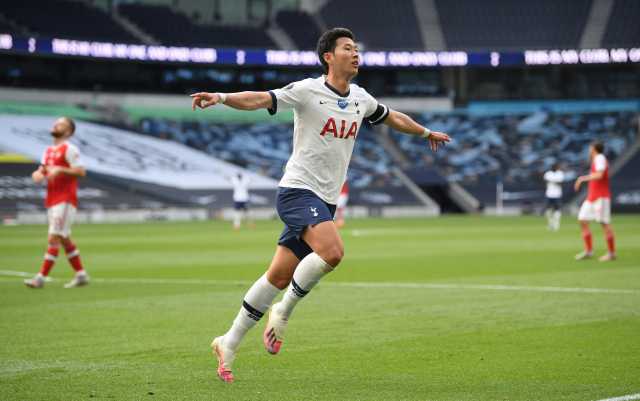
#> input picture Morphology/image/Son.jpg, 1280 x 801 px, found by its file name (shown at 1/2 size)
$ python gradient.py
#> lines starting #> are read from the running program, lines starting #| are printed output that depends on the picture
import cv2
import numpy as np
import os

path = os.path.join('./Morphology/image/Son.jpg')
img = cv2.cvtColor(cv2.imread(path), cv2.COLOR_BGR2GRAY)
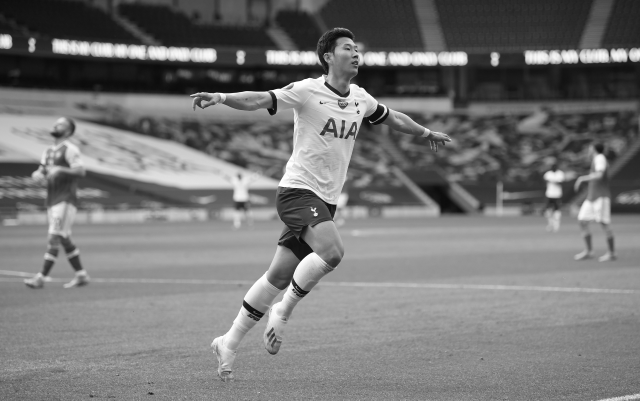
#> img: shape (801, 1280) (shown at 1/2 size); min 6, max 255, mean 118.2

kernel = np.ones((3,3), np.uint8)
result = cv2.morphologyEx(img, cv2.MORPH_GRADIENT, kernel)
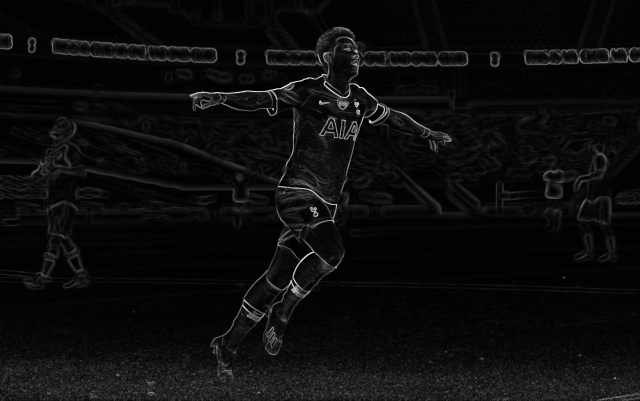
#> result: shape (801, 1280) (shown at 1/2 size); min 0, max 242, mean 12.5

cv2.imshow("Original", cv2.resize(img, (500,500)))
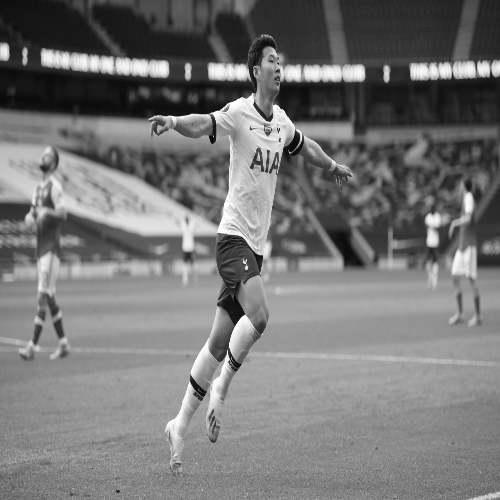
#> window 'Original': shape (500, 500); min 8, max 255, mean 118.1
cv2.imshow("Gradient Result", cv2.resize(result, (500,500)))
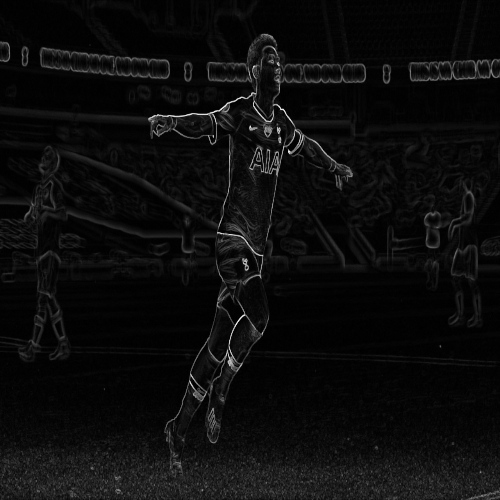
#> window 'Gradient Result': shape (500, 500); min 0, max 240, mean 12.4

cv2.waitKey(0)
cv2.destroyAllWindows()
